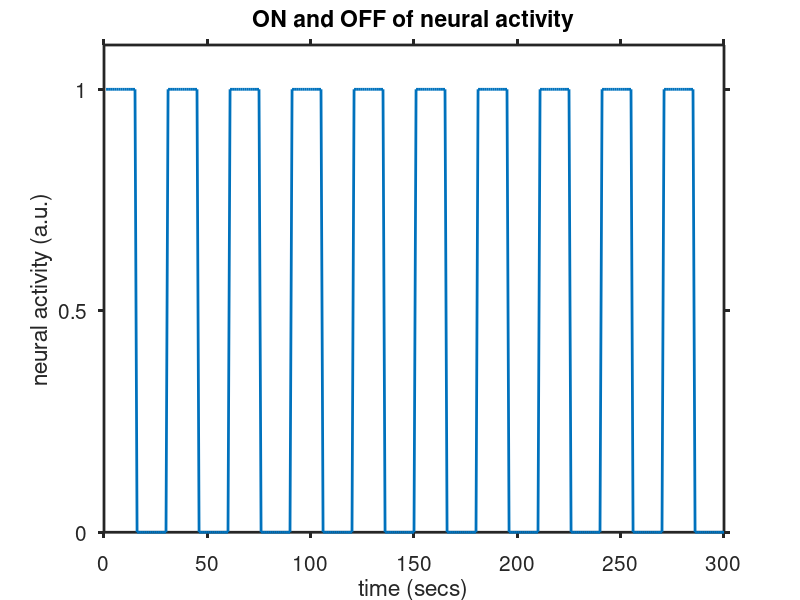
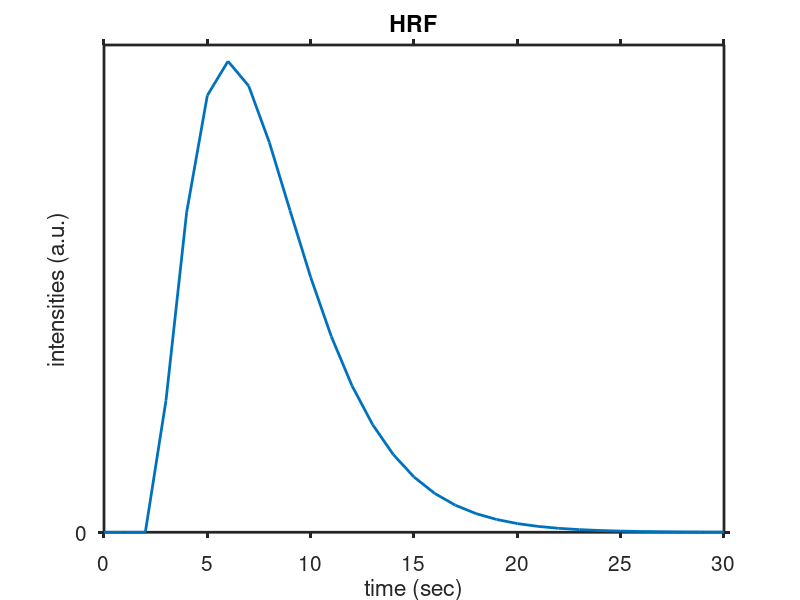
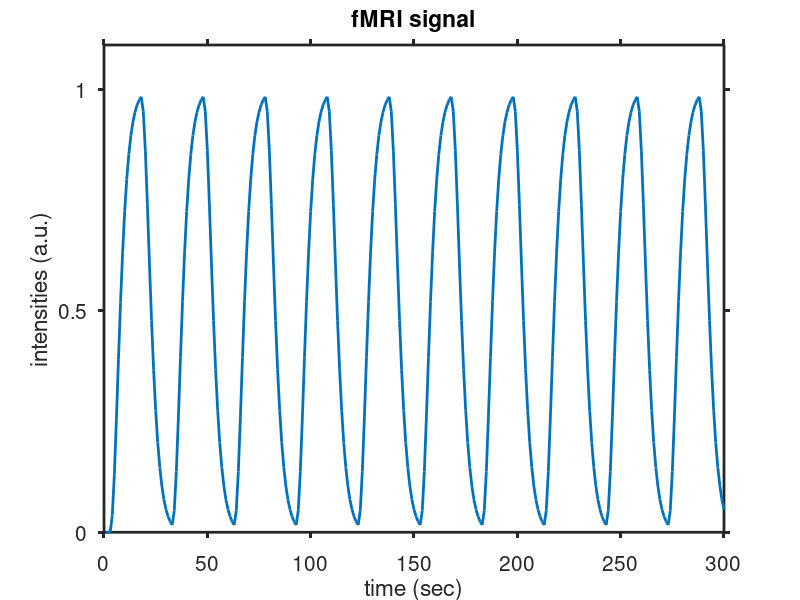
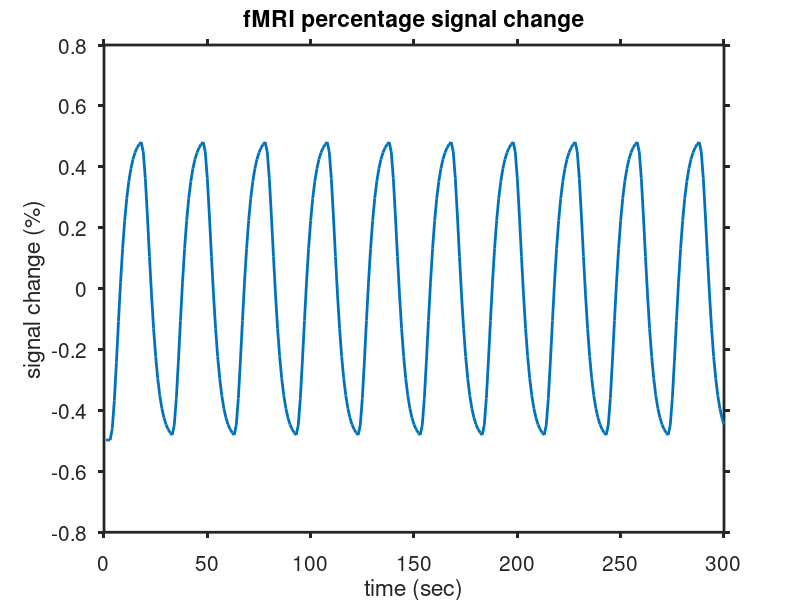

The MATLAB script that drew these images, in order:
%% Goal

% Step 1 - simulate neural activity
% Step 2 - simulate fMRI data - convolve with hrf
% Step 3 - add noise
% Step 4 - visualize active vs non-active voxels
% Step 5 - build a model and solve for beta

%% useful functions to try 

% pwd - get current working directory
% clear all - clear all variables in the workspace
% clc - clear command window
% close all - close all open figures
% others:
    %help/doc - type doc doc in command window to learn more
    %repmat
    %repelem
    %mod
    %conv
    %squeeze
    %flip
    %pinv
    %'
    %imagesc/imshow/plot/scatter/hist
    %randn
      
% given any variable 'val'
    % it is always good to check the following things:
        % size and dimension - size(vals)
            % size of the kth dimension - size(vals,k)
        % basic stats - min(vals), max(vals), mean(vals)
            % use vals(:) instead of vals to get the result across all the values in this variable regardless of dimensions
        % distribution - hist(vals)
    % always keep in mind:
        %  what each dimension of my variable means
        %  what does large and small number mean in my variable, what's the range

%% Clear workspace and close figures
clear all
close all
clc

%% Part 1: Simulating Neural Activity
% Let's start by understanding the basic components of fMRI data

% First, let's set up some basic parameters
expDuration = 300; % experiments lasts 5 minutes - 300 seconds
blockDuration = 15; % each block lasts 15 seconds 
myTime = 1:expDuration; % 1:300, every second of this duration
blockDesign  = repelem([1 0],1,blockDuration); % 15 1s and 15 0s
expDesign  = repmat(blockDesign,1,expDuration/blockDuration/2); % we repeat the blocks many times through out 5 minutes

% for now, this expDesign is as good of a guess to neural activity as we can 
% basically mean neuron spikes at onset of the stimulus
dataNeural = expDesign;

% let's visualize it
figure(1); clf;
plot(dataNeural,'LineWidth',2)
ylim([0,1.1])
ylabel('neural activity (a.u.)')
xlabel('time (secs)');
title('ON and OFF of neural activity')
set(gca,'FontSize',15,'TickDir','out','Linewidth',2,'YTick',[0 0.5 1]);

%% Part 2: Simulating fMRI Data - Convolve with HRF

% real fMRI data are sluggish and not like the sharp on/off shape for the expDesign
% this is because of the HRF (hemodynamic impulse response function)
% we can model it and add it to our neural activity

% there are fancy ways to generate, model, and estimate HRF
% for now,  we will use a budget version -  the gamma function

%% Part 2.1: Generate HRF 

% we have two knobs (parameters) to set:
tau = 2; % decides shape of the peak
delta =  2; % decides delay after stimulus onset

% make our budget HRF
timeHrf = 0:1:30; % we will get the hrf for 30 seconds
hrf = (max(timeHrf-delta,0)/tau).^2 .* exp(-max(timeHrf-delta,0)/tau) / (2*tau);

figure(2); clf;
plot(timeHrf,hrf,'LineWidth',2);
title('HRF')
ylabel('intensities (a.u.)')
xlabel('time (sec)')
set(gca,'FontSize',15,'TickDir','out','Linewidth',2,'YTick',[0 0.5 1]);

%% Part 2.2: Generate fMRI Data 

% now let's transform our on/off neural activity to fmri data with the hrf

datafMRI =  conv(dataNeural,hrf);
datafMRI = datafMRI(1:length(dataNeural)); % chop off extra data generated from the function conv 

figure(3); clf;
plot(datafMRI,'LineWidth',2);
ylim([0,1.1])
title('fMRI signal')
ylabel('intensities (a.u.)')
xlabel('time (sec)')
set(gca,'FontSize',15,'TickDir','out','Linewidth',2,'YTick',[0 0.5 1]);
 
%% Part 2.3: Add Baseline and Convert to Percentage Signal Change

% some extra stuff: add a baseline for the fMRI signal and converting it to %signal change

datafMRI = 100 + conv(dataNeural,hrf); % 100 value added as a baseline
datafMRI = datafMRI(1:length(dataNeural)); % chop off extras
datafMRIpercent = 100 * ((datafMRI/(mean(datafMRI)) - 1)); % percentage signal change

figure(4); clf;
plot(datafMRIpercent,'Linewidth',2);

title('fMRI percentage signal change')
ylabel('signal change (%)')
xlabel('time (sec)')
set(gca,'FontSize',15,'TickDir','out','Linewidth',2);

%% Part 3: Adding Noise
% Real fMRI data has noise - let's add some

% Add Gaussian noise
noiseLevel = 0.5;
noise = noiseLevel * randn(size(datafMRI)); % generate noise using randn
dataNoisy = datafMRI + noise; % add noise
dataNoisy = 100 * ((dataNoisy/(mean(dataNoisy)) - 1)); % convert to %signal change

% Plot it
figure(5); clf;
subplot(3,1,1)
plot(noise,'Linewidth',2)
title('noise')
ylabel('intensities (a.u.)')
xlabel('time (sec)')
set(gca,'FontSize',15,'TickDir','out','Linewidth',2);

subplot(3,1,2)
plot(datafMRIpercent,'Linewidth',2);
ylim([-1 1])
title('fMRI data without noise')
ylabel('signal change (%)')
xlabel('time (sec)')
set(gca,'FontSize',15,'TickDir','out','Linewidth',2);

subplot(3,1,3)
plot(dataNoisy,'Linewidth',2);
ylim([-1 1])
title('fMRI data with noise')
ylabel('signal change (%)')
xlabel('time (sec)')
set(gca,'FontSize',15,'TickDir','out','Linewidth',2);

%% Part 4: Visualizing Active vs Non-Active Voxels
% Let's create and compare active and non-active voxels

% Create a non-active voxel (baseline + noise)
baseline = 100; % same baseline as our active voxel
nonActiveVoxel = baseline + noiseLevel * randn(size(datafMRI));
nonActiveVoxel = 100 * ((nonActiveVoxel/(mean(nonActiveVoxel)) - 1)); % convert to %signal change

% Plot both voxels on the same plot
figure(6); clf;
subplot(2,1,1)
plot(dataNoisy,'Linewidth',2);
title('Active Voxel')
ylabel('signal change (%)')
xlabel('time (sec)')
set(gca,'FontSize',15,'TickDir','out','Linewidth',2);
ylim([-1 1])

subplot(2,1,2)
plot(nonActiveVoxel,'Linewidth',2);
title('Non-Active Voxel')
ylabel('signal change (%)')
xlabel('time (sec)')
set(gca,'FontSize',15,'TickDir','out','Linewidth',2);
ylim([-1 1])

%% Part 5: Building a Model and Solving for Beta
% Now let's build a simple model to analyze our data

% Create the task regressor convolved with HRF
taskRegressor = conv(expDesign, hrf);
taskRegressor = taskRegressor(1:expDuration); % trim to match data length

% Create linear drift term
drift = linspace(0, 1, expDuration)';

% Create design matrix with task regressor, drift, and constant term
model = [taskRegressor' drift ones(expDuration,1)];

% Solve for beta weights using the noisy data
b = pinv(model) * dataNoisy';

% Calculate the model fit
modelFit = model * b;

% Plot the results
figure(7); clf;

plot(dataNoisy,'Linewidth',2);
hold on;
plot(modelFit,'r--','Linewidth',2);
title('Model Fit')
ylabel('signal change (%)')
xlabel('time (sec)')
legend('Data', 'Model Fit')
set(gca,'FontSize',15,'TickDir','out','Linewidth',2);
ylim([-1 1])


disp('Basic fMRI concepts tutorial completed successfully!');
disp('Next steps: Run fMRI_Classification.m to learn about classification analysis.'); 